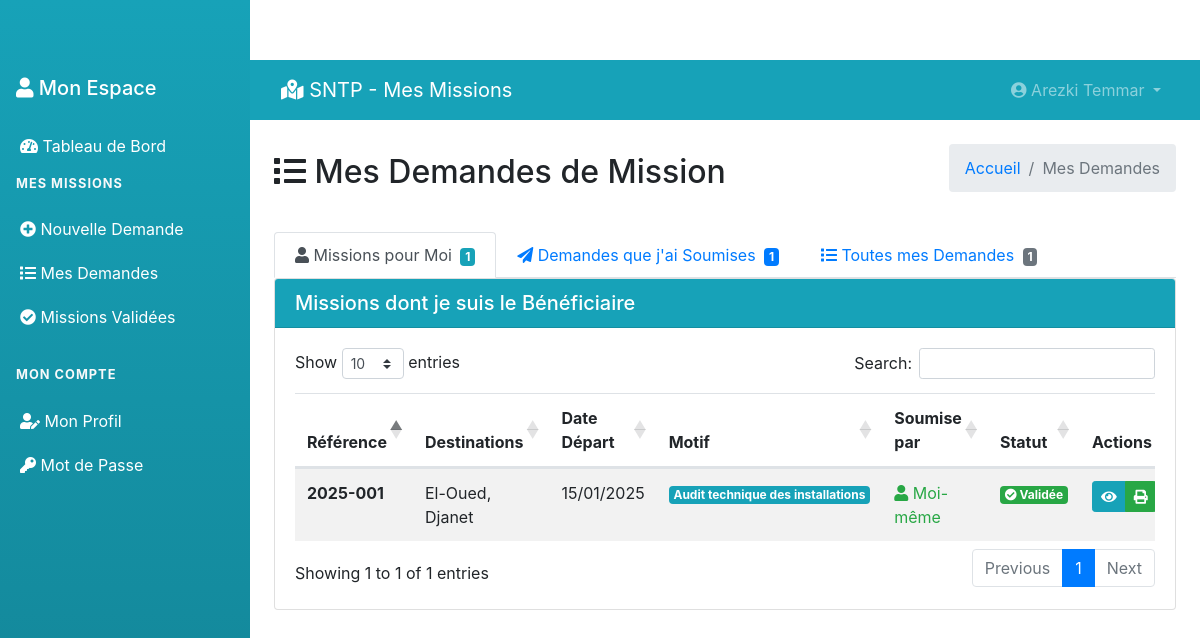
The page /user/my-missions.php (signed in) on the database its author committed.
### tables this page shows
CREATE TABLE `tblusers` (
  `ID` int(10) NOT NULL,
  `Nom` varchar(200) DEFAULT NULL,
  `Prenom` varchar(200) DEFAULT NULL,
  `Email` varchar(200) DEFAULT NULL,
  `Fonction` varchar(200) DEFAULT NULL,
  `Departement` varchar(200) DEFAULT NULL,
  `MobileNumber` bigint(10) DEFAULT NULL,
  `Password` varchar(200) NOT NULL,
  `Role` enum('admin','chef_departement','user') DEFAULT 'user',
  `RegDate` timestamp NULL DEFAULT current_timestamp()
);

CREATE TABLE `tblmissions` (
  `ID` int(10) NOT NULL,
  `UserID` int(5) NOT NULL,
  `SubmittedBy` int(5) DEFAULT NULL,
  `ReferenceNumber` varchar(50) DEFAULT NULL,
  `NomPrenom` varchar(400) DEFAULT NULL,
  `Fonction` varchar(200) DEFAULT NULL,
  `VilleDepart` varchar(200) DEFAULT NULL,
  `DateDepart` date DEFAULT NULL,
  `Destinations` text DEFAULT NULL,
  `ItineraireType` varchar(100) DEFAULT NULL,
  `MotifDeplacement` varchar(300) DEFAULT NULL,
  `MoyenTransport` varchar(200) DEFAULT NULL,
  `DateRetour` date DEFAULT NULL,
  `Observations` text DEFAULT NULL,
  `Status` enum('en_attente','validee','rejetee','en_cours') DEFAULT 'en_attente',
  `Remarque` text DEFAULT NULL,
  `ValidatedBy` int(5) DEFAULT NULL,
  `DateCreation` timestamp NULL DEFAULT current_timestamp(),
  `DateValidation` timestamp NULL DEFAULT NULL ON UPDATE current_timestamp()
);

### user/my-missions.php (the view, shortened to what this page needs)
<?php
include('../includes/config.php');
if (strlen($_SESSION['GMSuid']) == 0) {
    header('location:logout.php');
} else {
?>
<!DOCTYPE html>
<html lang="fr">
<head>
    <link href="https://cdn.jsdelivr.net/npm/bootstrap@4.6.2/dist/css/bootstrap.min.css" rel="stylesheet">
    <link href="https://cdnjs.cloudflare.com/ajax/libs/font-awesome/5.15.4/css/all.min.css" rel="stylesheet">
    <link href="https://cdn.datatables.net/1.11.5/css/dataTables.bootstrap4.min.css" rel="stylesheet">
</head>
<body>
    <?php include_once('includes/sidebar.php'); ?>
    <div class="main-content">
        <?php include_once('includes/header.php'); ?>
        <div class="container-fluid p-4">
            <div class="d-flex justify-content-between align-items-center mb-4">
                <h2><i class="fas fa-list"></i> Mes Demandes de Mission</h2>
                <nav aria-label="breadcrumb">
                    <ol class="breadcrumb">
                        <li class="breadcrumb-item"><a href="dashboard.php">Accueil</a></li>
                        <li class="breadcrumb-item active">Mes Demandes</li>
                    </ol>
                </nav>
            </div>
            <ul class="nav nav-tabs" id="missionTabs" role="tablist">
                <li class="nav-item">
                    <a class="nav-link active" id="for-me-tab" data-toggle="tab" href="#for-me" role="tab">
                        <i class="fas fa-user"></i> Missions pour Moi
                        <span class="badge badge-info ml-1" id="for-me-count">0</span>
                    </a>
                </li>
                <li class="nav-item">
                    <a class="nav-link" id="by-me-tab" data-toggle="tab" href="#by-me" role="tab">
                        <i class="fas fa-paper-plane"></i> Demandes que j'ai Soumises
                        <span class="badge badge-primary ml-1" id="by-me-count">0</span>
                    </a>
                </li>
                <li class="nav-item">
                    <a class="nav-link" id="all-tab" data-toggle="tab" href="#all" role="tab">
                        <i class="fas fa-list"></i> Toutes mes Demandes
                        <span class="badge badge-secondary ml-1" id="all-count">0</span>
                    </a>
                </li>
            </ul>
            <div class="tab-content" id="missionTabsContent">
                <div class="tab-pane fade show active" id="for-me" role="tabpanel">
                    <div class="card">
                        <div class="card-header bg-info text-white">
                            <h5 class="mb-0">Missions dont je suis le Bénéficiaire</h5>
                        </div>
                        <div class="card-body">
                            <div class="table-responsive">
                                <table class="table table-striped" id="forMeTable">
                                    <thead>
                                        <tr>
                                            <th>Référence</th>
                                            <th>Destinations</th>
                                            <th>Date Départ</th>
                                            <th>Motif</th>
                                            <th>Soumise par</th>
                                            <th>Statut</th>
                                            <th>Actions</th>
                                        </tr>
                                    </thead>
                                    <tbody>
                                        <?php
                                        $sql = "SELECT m.*, s.Nom as SubmitterNom, s.Prenom as SubmitterPrenom, s.Fonction as SubmitterFonction
                                               FROM tblmissions m
                                               LEFT JOIN tblusers s ON m.SubmittedBy = s.ID
                                               WHERE m.UserID = :uid
                                               ORDER BY m.DateCreation DESC";
                                        $query = $dbh->prepare($sql);
                                        $query->bindParam(':uid', $uid, PDO::PARAM_STR);
                                        $query->execute();
                                        $for_me_missions = $query->fetchAll(PDO::FETCH_OBJ);
                                        if(count($for_me_missions) > 0) {
                                            foreach($for_me_missions as $row) {
                                        ?>
                                        <tr>
                                            <td><strong><?php echo htmlentities($row->ReferenceNumber); ?></strong></td>
                                            <td><?php echo htmlentities($row->Destinations); ?></td>
                                            <td><?php echo date('d/m/Y', strtotime($row->DateDepart)); ?></td>
                                            <td>
                                                <span class="badge badge-info">
                                                    <?php echo htmlentities($row->MotifDeplacement); ?>
                                                </span>
                                            </td>
                                            <td>
                                                <?php if($row->SubmittedBy == $uid) { ?>
                                                    <span class="text-success">
                                                        <i class="fas fa-user"></i> Moi-même
                                                    </span>
                                                <?php } ?>
                                            </td>
                                            <td>
                                                <?php if($row->Status == 'en_attente') { ?>
                                                    <span class="badge badge-warning">
                                                        <i class="fas fa-clock"></i> En attente
                                                    </span>
                                                <?php } elseif($row->Status == 'validee') { ?>
                                                    <span class="badge badge-success">
                                                        <i class="fas fa-check-circle"></i> Validée
                                                    </span>
                                                <?php } elseif($row->Status == 'rejetee') { ?>
                                                    <span class="badge badge-danger">
                                                        <i class="fas fa-times-circle"></i> Rejetée
                                                    </span>
                                                <?php } ?>
                                            </td>
                                            <td>
                                                <div class="btn-group">
                                                    <a href="view-mission.php?mid=<?php echo $row->ID; ?>"
                                                       class="btn btn-sm btn-info" title="Voir">
                                                        <i class="fas fa-eye"></i>
                                                    </a>
                                                    <?php if($row->Status == 'validee') { ?>
                                                    <a href="print-mission.php?mid=<?php echo $row->ID; ?>"
                                                       class="btn btn-sm btn-success" title="PDF" target="_blank">
                                                        <i class="fas fa-print"></i>
                                                    </a>
                                                    <?php } ?>
                                                </div>
                                            </td>
                                        </tr>
                                        <?php }
                                        } else { ?>
                                        <tr><td colspan="7" class="text-center text-muted">Aucune mission pour vous</td></tr>
                                        <?php } ?>
                                    </tbody>
                                </table>
                            </div>
                        </div>
                    </div>
                </div>
            </div>
        </div>
    </div>
</body>
</html>
<?php } ?>

### user/includes/header.php (shortened to what this page needs)
<nav class="navbar navbar-expand-lg navbar-dark bg-info">
    <div class="container-fluid">
        <a class="navbar-brand" href="dashboard.php">
            <i class="fas fa-map-marked-alt"></i> SNTP - Mes Missions
        </a>
        <div class="collapse navbar-collapse" id="navbarNav">
            <ul class="navbar-nav ml-auto">
                <li class="nav-item dropdown">
                    <a class="nav-link dropdown-toggle" href="#" id="navbarDropdown" role="button" data-toggle="dropdown">
                        <i class="fas fa-user-circle"></i>
                        <?php
                        $uid = $_SESSION['GMSuid'];
                        $sql = "SELECT Nom,Prenom FROM tblusers WHERE ID=:uid";
                        $query = $dbh->prepare($sql);
                        $query->bindParam(':uid',$uid,PDO::PARAM_STR);
                        $query->execute();
                        $result = $query->fetch(PDO::FETCH_OBJ);
                        echo htmlentities($result->Prenom . ' ' . $result->Nom);
                        ?>
                    </a>
                </li>
            </ul>
        </div>
    </div>
</nav>

### user/includes/sidebar.php (style rules this page uses)
.main-content { margin-left: 250px; padding-top: 60px; }
.nav-link { padding: 10px 20px; border-radius: 0; transition: background-color 0.3s; }
.nav-link.active { background-color: #138496; }

### rows shown on the page
tblusers: Prenom+Nom "Arezki Temmar"
tblmissions: ReferenceNumber "2025-001", Destinations "El-Oued, Djanet", DateDepart "15/01/2025", MotifDeplacement "Audit technique des installations", shows "Moi-même", Status "validee" (drawn)
